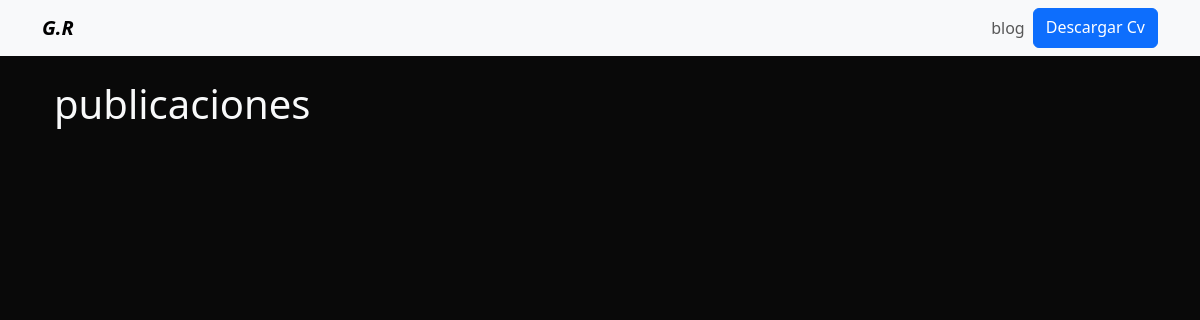
The page /blog/ on the database as committed earlier.
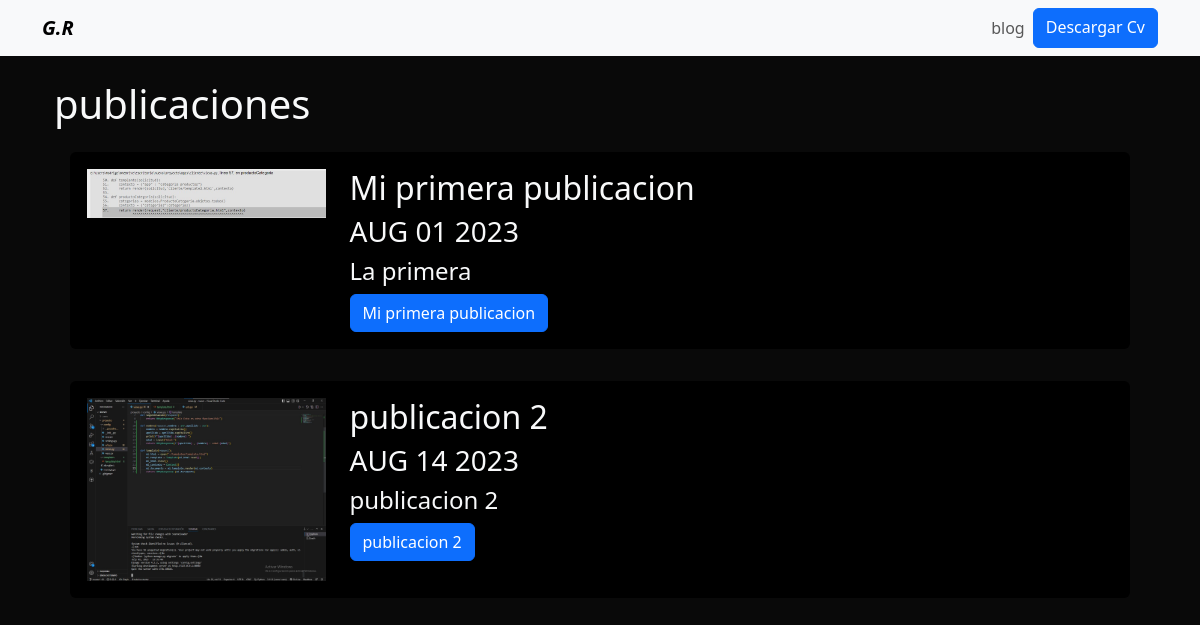
The same page on the database as committed later.
### apps/blog/models.py (models this page shows)
class Publicaciones(models.Model):
    titulo = models.CharField(max_length=100)
    descripcion = models.TextField()
    image = models.ImageField(upload_to='blog/imgs')
    año = models.DateField(datetime.date.today)

### apps/blog/views.py (the view)
# urls.py: path('',render_post,name="publicaciones"),
def render_post(request):
    publicaciones = Publicaciones.objects.all()
    return render(request,"publicaciones.html", {"publicaciones" : publicaciones})

### apps/blog/templates/publicaciones.html
{% extends 'profolio/layout.html' %}
{% block content %}
<h1> publicaciones </h1>
{% for publicacion in publicaciones %}
<div class="p-3">
    <div class="card card-body bg-black">
        <div class="row">
            <div class="col-3">
                <img src="{{publicacion.image}}" alt="{{publicacion.titulo}}" class="img-fluid">
            </div>
            <div class="col-9">
                <h2> {{publicacion.titulo}} </h2>
                <h3> {{publicacion.año|date:'M d Y'|upper}} </h3>
                <h4> {{publicacion.descripcion |truncatechars:100}} </h4>
                <a href="{%  url 'blog:publicaciones_detail' publicacion.id%}" class="btn btn-primary">{{publicacion.titulo}}</a>
            </div>
        </div>
    </div>
</div>
{% endfor %}
{% endblock content %}

Rows that differ between the two databases and show on the page:
added Publicaciones: image (picture), titulo "Mi primera publicacion", año "AUG 01 2023", descripcion "La primera"
added Publicaciones: image (picture), titulo "publicacion 2", año "AUG 14 2023", descripcion "publicacion 2"
